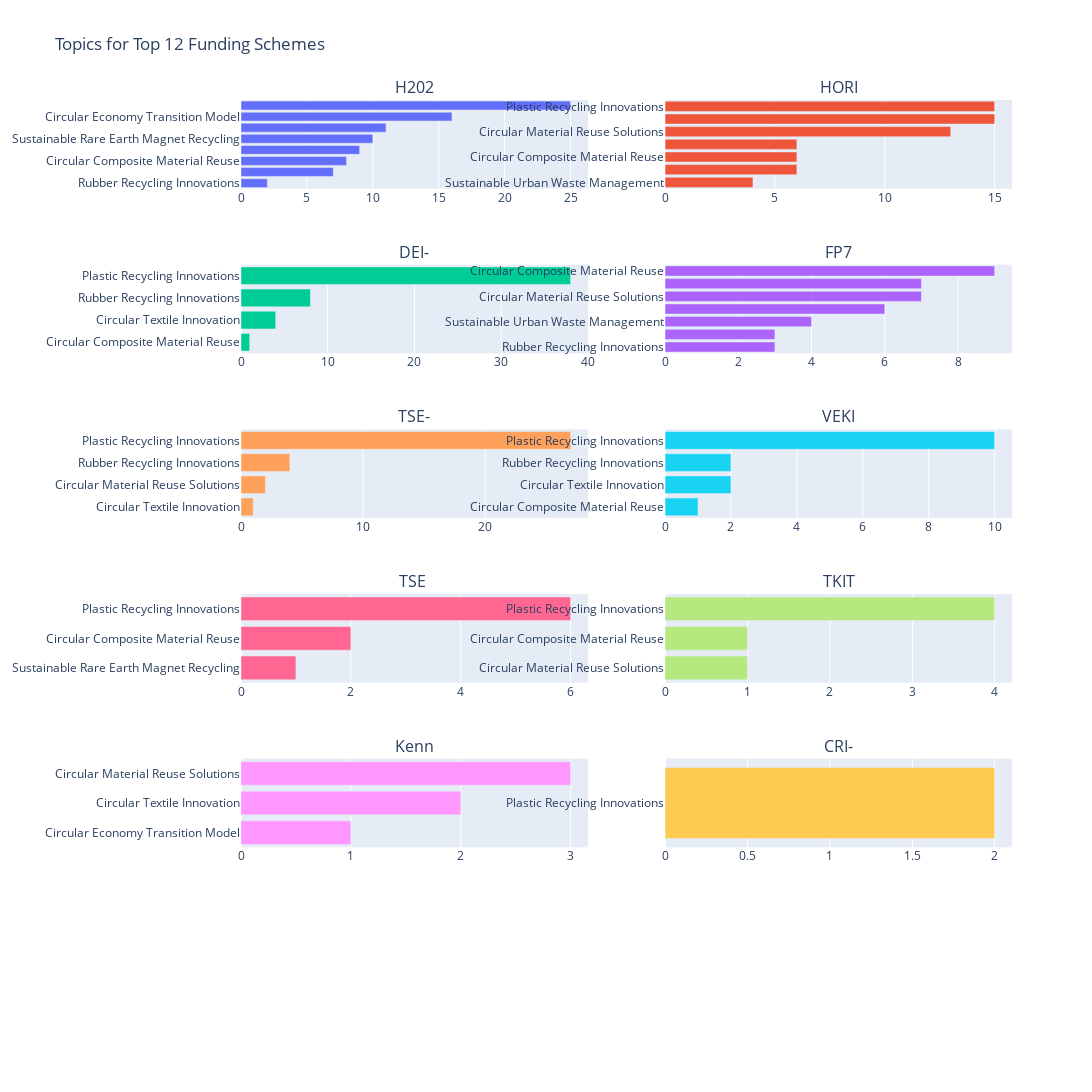

Write notebook code for a chart like this one.
### Code cell
filtered_topics = df_projects[df_projects['Topic'].isin(SELECTED_TOPIC_IDS)]

filtered_topics_ = filtered_topics.copy()

# step 1: truncate funding scheme names
filtered_topics_ = filtered_topics_[filtered_topics_['funding'] != 'Outlier Topic']
filtered_topics_['funding_scheme_truncated'] = filtered_topics_['funding'].str.slice(0, MAX_CHARACTERS)

# step 1: identify the top 12 funding schemes
top_funding_schemes = filtered_topics_['funding_scheme_truncated'].value_counts().head(TOP_N_FUNDINGSCHEMES).index.tolist()

# step 2: create a subplot grid with 6 rows and 2 columns
fig = make_subplots(rows=6, cols=2, subplot_titles=top_funding_schemes)

# map topics to their representative words
topic_labels = {topic: ''.join(words) for topic, words in topic_model.get_topic_info().set_index('Topic')['CustomName'].to_dict().items()}

# function to create a bar chart for a given funding scheme
def add_bar_chart(fig, funding_scheme, row, col):
    # filter the topic_counts dataframe for the specified funding_scheme
    filtered_topic_counts = filtered_topics_[filtered_topics_['funding_scheme_truncated'] == funding_scheme]

    # count the frequency of topics for the specified funding_scheme
    topic_counts = filtered_topic_counts['Topic'].value_counts().reset_index().head(15)
    topic_counts.columns = ['Topic', 'Frequency']

    # sort values by frequency
    topic_counts = topic_counts.sort_values(by='Frequency', ascending=True)

    fig.add_trace(go.Bar(
        y=[topic_labels[topic] for topic in topic_counts['Topic']],
        x=topic_counts['Frequency'],
        orientation='h'
    ), row=row, col=col)

# step 3: iterate over the top funding schemes and add a bar chart for each
for idx, funding_scheme in enumerate(top_funding_schemes):
    row = (idx // 2) + 1
    col = (idx % 2) + 1
    add_bar_chart(fig, funding_scheme, row, col)

fig.update_layout(
    height=1800,
    width=2000,
    title_text="Topics for Top 12 Funding Schemes",
    showlegend=False
)

fig.show()

### Figure 1 — Plotly figure (JSON) as saved in the notebook; plotly's stock layout.template omitted (floating-point values rounded to 4 significant figures)
{"data": [{"orientation": "h", "type": "bar", "x": [2, 7, 8, 9, 10, 11, 16, 25], "xaxis": "x", "y": ["Rubber Recycling Innovations", "Circular Textile Innovation", "Circular Composite Material Reuse", "Circular Material Reuse Solutions", "Sustainable Rare Earth Magnet Recycling", "Sustainable Urban Waste Management", "Circular Economy Transition Model", "Plastic Recycling Innovations"], "yaxis": "y"}, {"orientation": "h", "type": "bar", "x": [4, 6, 6, 6, 13, 15, 15], "xaxis": "x2", "y": ["Sustainable Urban Waste Management", "Circular Textile Innovation", "Circular Composite Material Reuse", "Sustainable Rare Earth Magnet Recycling", "Circular Material Reuse Solutions", "Circular Economy Transition Model", "Plastic Recycling Innovations"], "yaxis": "y2"}, {"orientation": "h", "type": "bar", "x": [1, 4, 8, 38], "xaxis": "x3", "y": ["Circular Composite Material Reuse", "Circular Textile Innovation", "Rubber Recycling Innovations", "Plastic Recycling Innovations"], "yaxis": "y3"}, {"orientation": "h", "type": "bar", "x": [3, 3, 4, 6, 7, 7, 9], "xaxis": "x4", "y": ["Rubber Recycling Innovations", "Circular Textile Innovation", "Sustainable Urban Waste Management", "Plastic Recycling Innovations", "Circular Material Reuse Solutions", "Sustainable Rare Earth Magnet Recycling", "Circular Composite Material Reuse"], "yaxis": "y4"}, {"orientation": "h", "type": "bar", "x": [1, 2, 4, 27], "xaxis": "x5", "y": ["Circular Textile Innovation", "Circular Material Reuse Solutions", "Rubber Recycling Innovations", "Plastic Recycling Innovations"], "yaxis": "y5"}, {"orientation": "h", "type": "bar", "x": [1, 2, 2, 10], "xaxis": "x6", "y": ["Circular Composite Material Reuse", "Circular Textile Innovation", "Rubber Recycling Innovations", "Plastic Recycling Innovations"], "yaxis": "y6"}, {"orientation": "h", "type": "bar", "x": [1, 2, 6], "xaxis": "x7", "y": ["Sustainable Rare Earth Magnet Recycling", "Circular Composite Material Reuse", "Plastic Recycling Innovations"], "yaxis": "y7"}, {"orientation": "h", "type": "bar", "x": [1, 1, 4], "xaxis": "x8", "y": ["Circular Material Reuse Solutions", "Circular Composite Material Reuse", "Plastic Recycling Innovations"], "yaxis": "y8"}, {"orientation": "h", "type": "bar", "x": [1, 2, 3], "xaxis": "x9", "y": ["Circular Economy Transition Model", "Circular Textile Innovation", "Circular Material Reuse Solutions"], "yaxis": "y9"}, {"orientation": "h", "type": "bar", "x": [2], "xaxis": "x10", "y": ["Plastic Recycling Innovations"], "yaxis": "y10"}], "layout": {"annotations": [{"font": {"size": 16}, "showarrow": false, "text": "H202", "x": 0.225, "xanchor": "center", "xref": "paper", "y": 1.0, "yanchor": "bottom", "yref": "paper"}, {"font": {"size": 16}, "showarrow": false, "text": "HORI", "x": 0.775, "xanchor": "center", "xref": "paper", "y": 1.0, "yanchor": "bottom", "yref": "paper"}, {"font": {"size": 16}, "showarrow": false, "text": "DEI-", "x": 0.225, "xanchor": "center", "xref": "paper", "y": 0.8194, "yanchor": "bottom", "yref": "paper"}, {"font": {"size": 16}, "showarrow": false, "text": "FP7", "x": 0.775, "xanchor": "center", "xref": "paper", "y": 0.8194, "yanchor": "bottom", "yref": "paper"}, {"font": {"size": 16}, "showarrow": false, "text": "TSE-", "x": 0.225, "xanchor": "center", "xref": "paper", "y": 0.6389, "yanchor": "bottom", "yref": "paper"}, {"font": {"size": 16}, "showarrow": false, "text": "VEKI", "x": 0.775, "xanchor": "center", "xref": "paper", "y": 0.6389, "yanchor": "bottom", "yref": "paper"}, {"font": {"size": 16}, "showarrow": false, "text": "TSE ", "x": 0.225, "xanchor": "center", "xref": "paper", "y": 0.4583, "yanchor": "bottom", "yref": "paper"}, {"font": {"size": 16}, "showarrow": false, "text": "TKIT", "x": 0.775, "xanchor": "center", "xref": "paper", "y": 0.4583, "yanchor": "bottom", "yref": "paper"}, {"font": {"size": 16}, "showarrow": false, "text": "Kenn", "x": 0.225, "xanchor": "center", "xref": "paper", "y": 0.2778, "yanchor": "bottom", "yref": "paper"}, {"font": {"size": 16}, "showarrow": false, "text": "CRI-", "x": 0.775, "xanchor": "center", "xref": "paper", "y": 0.2778, "yanchor": "bottom", "yref": "paper"}], "height": 1800, "showlegend": false, "title": {"text": "Topics for Top 12 Funding Schemes"}, "width": 2000, "xaxis": {"anchor": "y", "domain": [0, 0.45]}, "xaxis10": {"anchor": "y10", "domain": [0.55, 1]}, "xaxis11": {"anchor": "y11", "domain": [0, 0.45]}, "xaxis12": {"anchor": "y12", "domain": [0.55, 1]}, "xaxis2": {"anchor": "y2", "domain": [0.55, 1]}, "xaxis3": {"anchor": "y3", "domain": [0, 0.45]}, "xaxis4": {"anchor": "y4", "domain": [0.55, 1]}, "xaxis5": {"anchor": "y5", "domain": [0, 0.45]}, "xaxis6": {"anchor": "y6", "domain": [0.55, 1]}, "xaxis7": {"anchor": "y7", "domain": [0, 0.45]}, "xaxis8": {"anchor": "y8", "domain": [0.55, 1]}, "xaxis9": {"anchor": "y9", "domain": [0, 0.45]}, "yaxis": {"anchor": "x", "domain": [0.9028, 1.0]}, "yaxis10": {"anchor": "x10", "domain": [0.1806, 0.2778]}, "yaxis11": {"anchor": "x11", "domain": [0, 0.09722]}, "yaxis12": {"anchor": "x12", "domain": [0, 0.09722]}, "yaxis2": {"anchor": "x2", "domain": [0.9028, 1.0]}, "yaxis3": {"anchor": "x3", "domain": [0.7222, 0.8194]}, "yaxis4": {"anchor": "x4", "domain": [0.7222, 0.8194]}, "yaxis5": {"anchor": "x5", "domain": [0.5417, 0.6389]}, "yaxis6": {"anchor": "x6", "domain": [0.5417, 0.6389]}, "yaxis7": {"anchor": "x7", "domain": [0.3611, 0.4583]}, "yaxis8": {"anchor": "x8", "domain": [0.3611, 0.4583]}, "yaxis9": {"anchor": "x9", "domain": [0.1806, 0.2778]}}}
